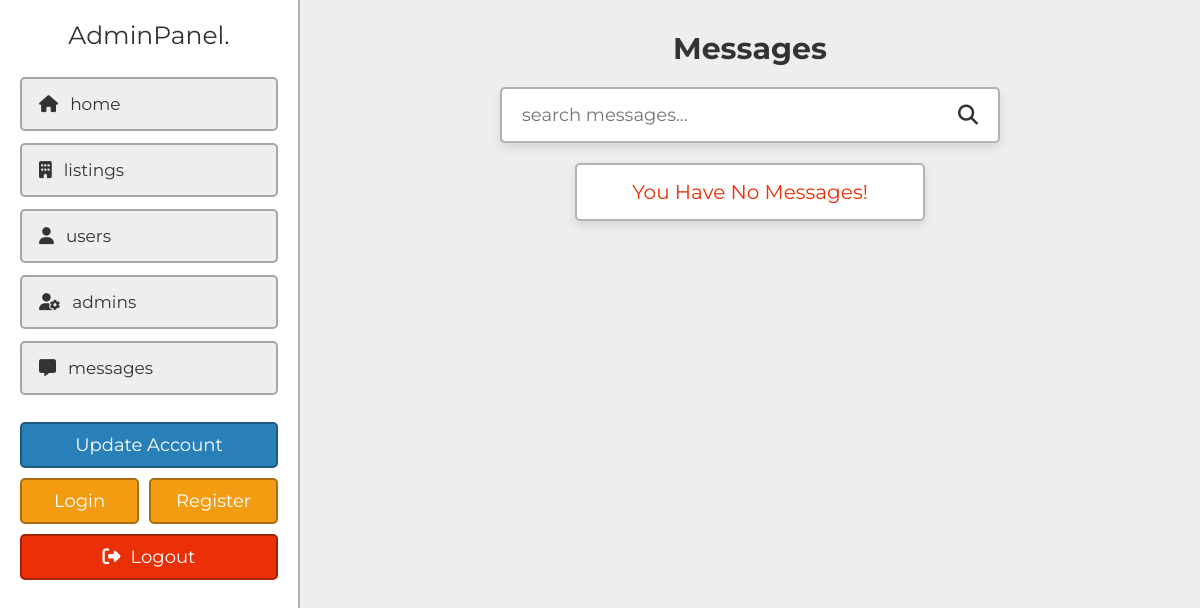
Before: /project/admin/messages.php (signed in) with the older database file.
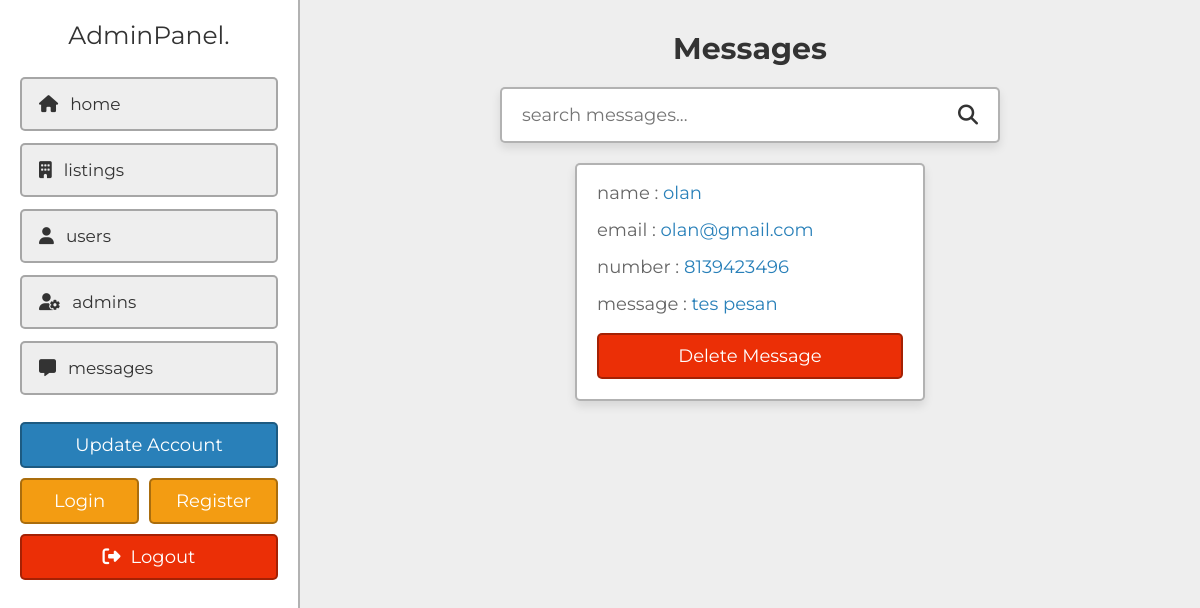
After: the same page with the newer database file.
### tables this page shows
CREATE TABLE `messages` (
  `id` varchar(20) NOT NULL,
  `name` varchar(50) NOT NULL,
  `email` varchar(50) NOT NULL,
  `number` varchar(10) NOT NULL,
  `message` varchar(1000) NOT NULL
);

### project/admin/messages.php (the view, shortened to what this page needs)
<?php
include '../components/connect.php';
?>
<!DOCTYPE html>
<html lang="en">
<head>
   <link rel="stylesheet" href="https://cdnjs.cloudflare.com/ajax/libs/font-awesome/6.2.0/css/all.min.css">
   <link rel="stylesheet" href="../css/admin_style.css">
</head>
<body>
<?php include '../components/admin_header.php'; ?>
<section class="grid">
   <h1 class="heading">messages</h1>
   <form action="" method="POST" class="search-form">
      <input type="text" name="search_box" placeholder="search messages..." maxlength="100" required>
      <button type="submit" class="fas fa-search" name="search_btn"></button>
   </form>
   <div class="box-container">
   <?php
      if(isset($_POST['search_box']) OR isset($_POST['search_btn'])){
         $search_box = $_POST['search_box'];
         $search_box = filter_var($search_box, FILTER_SANITIZE_STRING);
         $select_messages = $conn->prepare("SELECT * FROM `messages` WHERE name LIKE '%{$search_box}%' OR number LIKE '%{$search_box}%' OR email LIKE '%{$search_box}%'");
         $select_messages->execute();
      }else{
         $select_messages = $conn->prepare("SELECT * FROM `messages`");
         $select_messages->execute();
      }
      if($select_messages->rowCount() > 0){
         while($fetch_messages = $select_messages->fetch(PDO::FETCH_ASSOC)){
   ?>
   <div class="box">
      <p>name : <span><?= $fetch_messages['name']; ?></span></p>
      <p>email : <a href="mailto:<?= $fetch_messages['email']; ?>"><?= $fetch_messages['email']; ?></a></p>
      <p>number : <a href="tel:<?= $fetch_messages['number']; ?>"><?= $fetch_messages['number']; ?></a></p>
      <p>message : <span><?= $fetch_messages['message']; ?></span></p>
      <form action="" method="POST">
         <input type="submit" value="delete message" onclick="return confirm('delete this message?');" name="delete" class="delete-btn">
      </form>
   </div>
   <?php
      }
   }elseif(isset($_POST['search_box']) OR isset($_POST['search_btn'])){
      echo '<p class="empty">results not found!</p>';
   }else{
      echo '<p class="empty">you have no messages!</p>';
   }
   ?>
   </div>
</section>
</body>
</html>

### project/components/admin_header.php (shortened to what this page needs)
<header class="header">
   <a href="dashboard.php" class="logo">AdminPanel.</a>
   <nav class="navbar">
      <a href="dashboard.php"><i class="fas fa-home"></i><span>home</span></a>
      <a href="listings.php"><i class="fas fa-building"></i><span>listings</span></a>
      <a href="users.php"><i class="fas fa-user"></i><span>users</span></a>
      <a href="admins.php"><i class="fas fa-user-gear"></i><span>admins</span></a>
      <a href="messages.php"><i class="fas fa-message"></i><span>messages</span></a>
   </nav>
   <a href="update.php" class="btn">update account</a>
   <div class="flex-btn">
      <a href="login.php" class="option-btn">login</a>
      <a href="register.php" class="option-btn">register</a>
   </div>
   <a href="../components/admin_logout.php" onclick="return confirm('logout from this website?');" class="delete-btn"><i class="fas fa-right-from-bracket"></i><span>logout</span></a>
</header>

### project/css/admin_style.css (style rules this page uses)
:root { --main-color:#2980b9; --orange:#f39c12; --red:#eb2f06; --light-color:#666; --light-bg:#eee; --white:#fff; --black:#333; --box-shadow:0 .5rem 1rem rgba(0,0,0,0.1); --border:.2rem solid rgba(0,0,0,.3); }
* { font-family: 'Montserrat', sans-serif; margin: 0; padding: 0; box-sizing: border-box; outline: none; border: none; text-decoration: none; }
html { font-size: 62.5%; overflow-x: hidden; scroll-behavior: smooth; scroll-padding-top: 5rem; }
body { background-color: var(--light-bg); padding-left: 30rem; }
section { padding: 3rem 2rem; max-width: 1200px; margin: 0 auto; }
.heading { margin-bottom: 2rem; text-align: center; text-transform: capitalize; color: var(--black); font-size: 3rem; }
.flex-btn { display: flex; column-gap: 1rem; justify-content: space-between; align-items: flex-end; }
.inline-btn, .inline-option-btn, .inline-delete-btn, .btn, .delete-btn, .option-btn { cursor: pointer; padding: 1rem 2.5rem; font-size: 1.8rem; color: var(--white); text-align: center; text-transform: capitalize; margin-top: 1rem; border-radius: .5rem; border: var(--border); }
.btn, .delete-btn, .option-btn { display: block; width: 100%; }
.btn { background-color: var(--main-color); }
.option-btn { background-color: var(--orange); }
.delete-btn { background-color: var(--red); }
.header { position: fixed; top: 0; left: 0; bottom: 0; background-color: var(--white); border-right: var(--border); background-color: var(--white); width: 30rem; padding: 2rem; z-index: 1100; }
.header .logo { display: block; text-align: center; font-size: 2.5rem; color: var(--black); padding-bottom: 1rem; }
.header .navbar { padding:.5rem 0; }
.header .navbar a { display: block; border-radius: .5rem; margin: 1.2rem 0; font-size:1.7rem; color: var(--black); padding:1.5rem 1.7rem; background-color: var(--light-bg); border: var(--border); }
.header .navbar a i { margin-right: 1.2rem; }
.header .delete-btn i { margin-right: 1rem; }
.grid .box-container { display: grid; grid-template-columns: repeat(auto-fit, 35rem); align-items: flex-start; justify-content: center; gap: 1.5rem; }
.grid .box-container .box { border-radius: .5rem; padding: 2rem; padding-top: 1rem; background-color: var(--white); box-shadow: var(--box-shadow); border: var(--border); overflow-x: hidden; }
.grid .box-container .box p { line-height: 1.5; padding: .5rem 0; font-size: 1.8rem; color: var(--light-color); white-space: pre-line; text-overflow: ellipsis; overflow-x: hidden; }
.grid .box-container .box p a, .grid .box-container .box p span { color: var(--main-color); }
.search-form { max-width: 50rem; margin: 0 auto; border-radius: .5rem; background-color: var(--white); box-shadow: var(--box-shadow); border: var(--border); padding:1.5rem 2rem; display: flex; gap: 2rem; margin-bottom: 2rem; }
.search-form input { width: 100%; font-size: 1.8rem; color: var(--black); }
.search-form button { background:none; cursor: pointer; color: var(--black); font-size: 2rem; }
.empty { width: 100%; background-color: var(--white); padding: 1.5rem; text-align: center; font-size: 2rem; color: var(--red); border: var(--border); box-shadow: var(--box-shadow); border-radius: .5rem; text-transform: capitalize; }

Changed rows visible on the page:
added messages: name "olan", email "olan@gmail.com", number "8139423496", message "tes pesan"
Other visible differences:
text no longer shown: "You Have No Messages!"
